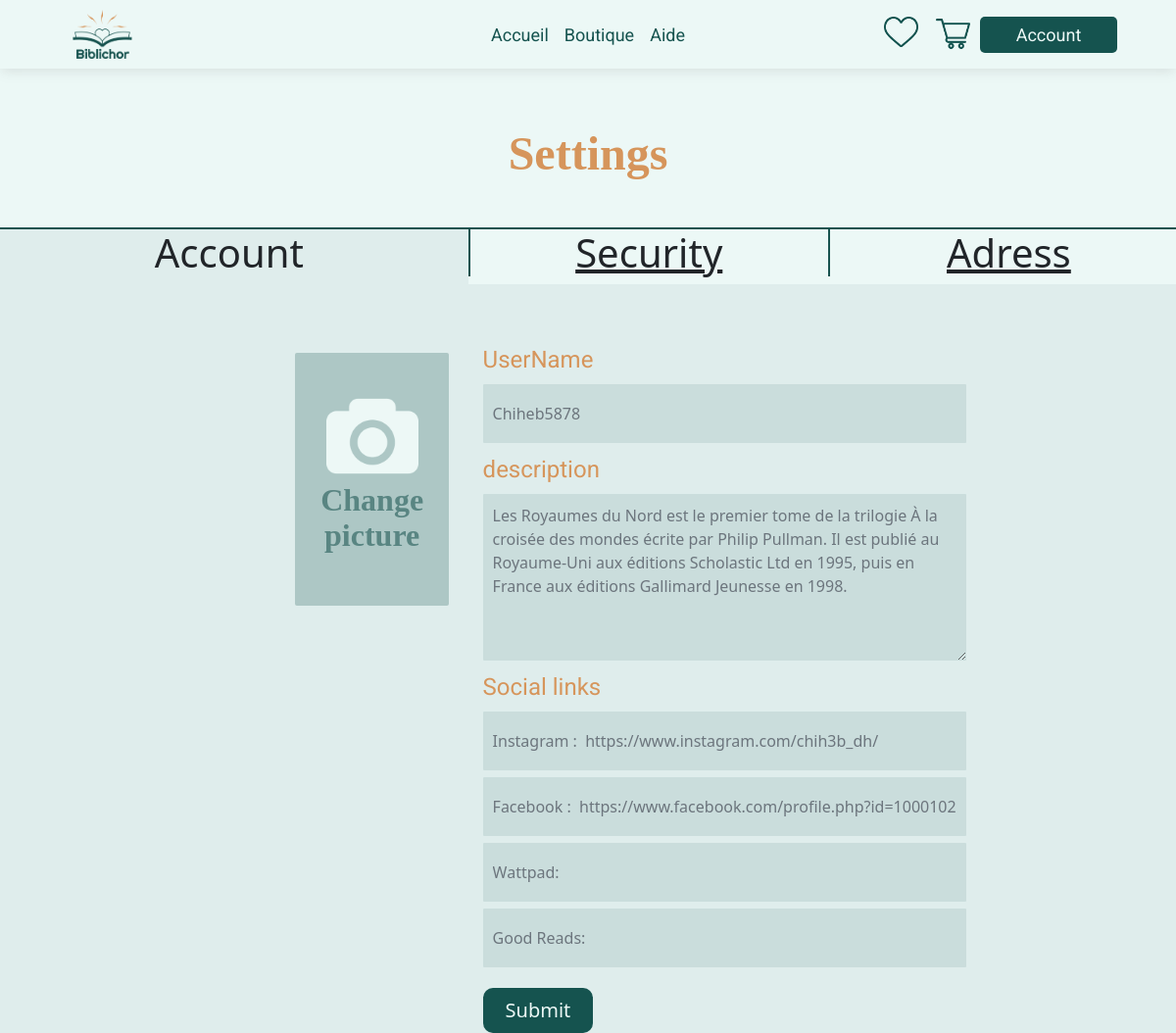
Screenshot of /accounts/edit_profile/account (signed in) with the database file from the repository.
### accounts/models.py (models this page shows, shortened)
class Account (AbstractBaseUser):
	first_name=models.CharField(max_length=50)
	last_name=models.CharField(max_length=50)
	username=models.CharField(max_length=50,unique=True, error_messages={'invalid':"you custom error message"})
	email=models.EmailField(max_length=100,unique=True)
	date_joined=models.DateTimeField(auto_now_add=True)
	last_login=models.DateTimeField(auto_now_add=True)
	is_admin = models.BooleanField(default=False)
	is_staff = models.BooleanField(default=False)
	is_active = models.BooleanField(default=True)
	is_verif=models.BooleanField(default=False)
	is_step1=models.BooleanField(default=False)
	is_step2=models.BooleanField(default=False)
	is_superadmin = models.BooleanField(default=False)
	USERNAME_FIELD='email'
	REQUIRED_FIELDS=['username','first_name','last_name']
	objects=MyAccountManager()

class UserProfile(models.Model):
	user  = models.OneToOneField(Account,on_delete=models.CASCADE)
	address_line_1=models.CharField(max_length=100,blank=False)
	address_line_2=models.CharField(max_length=100)
	profile_picture=models.ImageField(blank=True,upload_to='userprofile',default='userprofile/mainone.jfif')
	vilee=models.CharField(blank=False, max_length=20)
	etat=models.CharField(blank=False, max_length=20)
	codepostal=models.CharField(blank=False, max_length=20)
	phone_number = models.CharField(max_length=50,blank=True)
	description=models.CharField(blank=True,max_length=1500)
	instagram=models.CharField(blank=True,max_length=100)
	facebook=models.CharField(blank=True,max_length=100)
	whattpad=models.CharField(blank=True,max_length=100)
	goodreads=models.CharField(blank=True,max_length=100)
	REQUIRED_FIELDS=['address_line_1','vilee','etat']

### accounts/views.py (the view, shortened to what this page needs)
# urls.py: path('edit_profile/account',views.edit_profile_account,name='edit_profile_account'),
@login_required(login_url='login')
def edit_profile_account ( request):
	x=UserProfile.objects.get(user=request.user)
	y=Account.objects.get(email=request.user.email)
	context={
	'x':x,'y':y
	}
	return render (request ,'accounts/edit_profile_account.html',context)

### carts/context_processors.py (called while the page is built)
def Cart_context (request):
	if request.user.is_authenticated:
		cart_items=CartItem.objects.filter(user=request.user)
		list_code=[]
		for x in cart_items:
			list_code.append(x.book.code_a_barre)
	else:
	    cart_items=False
	    list_code=[]
	return dict(cart_items=cart_items,list_code=list_code)

### templates/accounts/edit_profile_account.html (shortened to what this page needs)
{% load static %}
<!DOCTYPE html>
<html lang="en">
	<head>
    <link rel="stylesheet" href="https://cdn.jsdelivr.net/npm/bootstrap@4.5.3/dist/css/bootstrap.min.css">
  <link href="https://stackpath.bootstrapcdn.com/font-awesome/4.7.0/css/font-awesome.min.css" rel="stylesheet">
		<link
			href="{% static 'assets/vendor/bootstrap/css/bootstrap.min.css' %}"
			rel="stylesheet"
		/>
		<link
			href="{% static 'assets/vendor/bootstrap-icons/bootstrap-icons.css' %}"
			rel="stylesheet"
		/>
		<link href="{% static 'assets/css/listing.css' %}" rel="stylesheet" />
	</head>
	<body style="background:#ECF8F6;">
{% include 'includes/navbar.html' %}
	<div style="text-align:center; margin-top: 5%;">
		<p style="font-family: Garamond;
font-size: 48px;
font-weight: 700;
line-height: 54px;
letter-spacing: 0em;
text-align: center;
color: #D6955B;
"> Settings</p>
	</div>
<div class="row" style="margin-top:4%">
	<div class="col act"  id="claccount">
<h1> Account</h1>
	</div>
	<a href="{% url 'edit_profile_security' %}" style="
    width: 30%;
    padding: 0;
    color: #212529;
">
	<div class="col notact"  id="clsecurity">
		<h1> Security</h1>
			</div>
		</a>
		<a href="{% url 'edit_profile_adress' %}" style="
    width: 30%;
    padding: 0;
    color: #212529;
">
			<div class="col notact"  id="cladress">
				<h1> Adress</h1>
					</div>
				</a>
</div>
		<div  id="edita" class="row" style=" padding-top: 5%;
		background: #dfedec;
	">
	          <form action="{% url 'edit_profile_account' %}" method="POST"  style="display:contents;" enctype="multipart/form-data" >
				<div class="" style="width: 40%;">
					<div class="profile-pic" style="
		width: 40%;
		margin-left: 60%;
	">
						<label class="-label" style="text-align: center;height: 50%;">
							<span class="glyphicon glyphicon-camera"></span>
							<div class="icon">
								<img id="output1" src="{% static 'assets/img/icon/camera.png' %}" style="
		height: 30%;
		width: 60%;
	">
		<p style="font-family: Garamond;
font-size: 32px;
font-weight: 700;
line-height: 36px;
letter-spacing: 0em;
text-align: center;
color: #18534F91;
"> Change picture
		</p>
							</div>
							<span><input id="file" name='picture1' type="file" onchange="loadFile1(event,'1')"></span>
						</label>
					</div>
				</div>
	<div class="col">
		<div class="q1" style="/* display: flex; */">
			<div class="details">
				<h1  class=" titinp">UserName </h1>
			</div>
			<div class="input">
				<input  name="username" type="text" id="text-input" class="form-control" placeholder="{{ y.username }}" style="
		width: 70%;margin-left:0 ;height: 60px;
	">
			</div>
		</div>
		<div class="q1" style="/* display: flex; */">
			<div class="details">
				<h1  class=" titinp">description</h1>
			</div>
			<div class="input">
				<textarea  name="description" type="text" id="text-input" class="form-control descplacehold" placeholder="{{ x.description }}" style="
		width: 70%;margin-left:0 ;height: 170px;
	">
</textarea>
			</div>
		</div>
		<div class="q1" style="/* display: flex; */">
			<div class="details">
				<h1 class=" titinp" style="width: 100%;" >Social links</h1>
			</div>
			<div class="input">
			<input  type="text"  name="instagram" id="text-input" class="form-control" placeholder="Instagram :  {{ x.instagram }}" style="
		width: 70%;margin-left:0 ;height: 60px;		margin-bottom: 1%;
	">
			<input  type="text" name="facebook" id="text-input" class="form-control" placeholder="Facebook :  {{ x.facebook }}" style="
		width: 70%;margin-left:0 ;height: 60px;		margin-bottom: 1%;
	">
				<input  type="text" name="Wattpad" id="text-input" class="form-control" placeholder="Wattpad:  {{ x.whattpad }}" style="
		width: 70%;margin-left:0 ;height: 60px;		margin-bottom: 1%;
	">
						<input  type="text" name="goodreads" id="text-input" class="form-control" placeholder="Good Reads:  {{ x.goodreads }}" style="
		width: 70%;margin-left:0 ;height: 60px;		margin-bottom: 1%;
	">
			</div>
		</div>
	<div style="margin-top: 3%;">
<button  id="btnhome" class="btn btn-light btn-lg" style="
			  background: #15534f;
			  width: 16%;
			  border-radius: 10px;
			  color: #ecf8f6;
			  border: 0;
			 ">
Submit
            </button>
	</div>
	</div>
</form>
			</div>
	</body>
</html>

### templates/includes/navbar.html (shortened to what this page needs)
{% load  static %}
	<nav class="navbar navbar-expand-md " style="background-color:#ECF8F6 ;	padding-left: 5%;
	padding-right: 5%;
	height: 70px;
	box-shadow: 0 4px 12px -2px #80808036;
	z-index: 1;
">
		  <div class="navbar-collapse collapse w-100 order-1 order-md-0 dual-collapse2">
			  <ul class="navbar-nav mr-auto">
				  <li class="nav-item navbar-brand  active">
					  <a  id="navicon" class="nav-link" href="{% url 'Home' %}"><img src="{% static './img/logo/Biblichor.png' %}"  style="height:50px ;"> </a>
				  </li>
			  </ul>
		  </div>
		  <div class="navbar-collapse collapse  order-3 dual-collapse2">
			<ul class="navbar-nav ">
				<li class="nav-item">
					<a class="nav-link padnavbar" href="{% url 'Home' %}">Accueil</a>
				</li>
				<li class="nav-item">
					<a class="nav-link padnavbar" href="{% url 'store' %}">Boutique</a>
				</li>
				<li class="nav-item">
					<a class="nav-link padnavbar" href="{% url 'Help' %}">Aide</a>
				</li>
			</ul>
		</div>
		  <div class="navbar-collapse collapse w-100 order-3 dual-collapse2">
			  <ul  class="navbar-nav ml-auto">
				  <li class="nav-item">
					  <a  class="nav-link  iconnavbar padnavbar" href="{% url 'under' %}"> <img style="height: 35px;" src="{% static './img/icon/wish-list-icon.png' %}"> </a>
				  </li>
				  <li class="nav-item">
				  	{% if user.id is None %}
				  	<a class="nav-link  iconnavbar padnavbar" href="{%  url 'login' %}" ><img style="height: 35px;" src="{% static './img/icon/shopping-cart.png' %}"></a>
				  {% else %}
					<a data-bs-toggle="modal" data-bs-target="#staticBackdrop" class="nav-link  iconnavbar padnavbar" href="" ><img style="height: 35px;" src="{% static './img/icon/shopping-cart.png' %}"></a>
						{% endif %}
				</li>
					{% if user.id is  None %}
					  <li class="nav-item">
					<a class="nav-link" href="{% url 'login' %}" id="acbtn"  style="
					text-align: -webkit-center;
					color: #ECF8F6;
					background: #15534f;
					border-radius: 5px;
				">
			Se Connecter</a>
			{% else %}
			<div class="dropdown">
            <a  class="getstarted scrollto nav-link"  id="acbtn" style="
					text-align: -webkit-center;
					color: #ECF8F6;
					background: #15534f;
					border-radius: 5px;
				"> Account</a>
        </div>
			{% endif %}
			  </ul>
		  </div>
	  </nav>

### Biblichor/static/assets/css/listing.css (style rules this page uses)
.profile-pic { color: transparent; transition: all 0.3s ease; display: flex; justify-content: center; align-items: center; position: relative; transition: all 0.3s ease; margin: 10px; width: 100%; }
.profile-pic .-label { cursor: pointer; height: 250px; width: 80%; }
.profile-pic .-label { display: hoverflex; justify-content: center; align-items: center; background-color: #18534F40; z-index: 10000; color: #fafafa; border-radius: 2px; margin-bottom: 0; }
.profile-pic span { display: inline-flex; padding: 0.2em; height: 2em; }
.profile-pic .icon { margin-top: 0; }
.q1 .input #text-input { border: none !important; color: #18534fc1; background-color: #18534F1A; border-radius: 1px; width: 100%; padding: 10px; margin-left: 35px; }
.dropdown { position: absolute; display: inline-block; }
.q1 .input { margin-bottom:10px; color: #18534F90; }

### templates/accounts/edit_profile_account.html (style rules this page uses)
*, *:before, *:after { -webkit-box-sizing: border-box; -moz-box-sizing: border-box; box-sizing: border-box; margin: 0; padding: 0; }
.titinp { font-family: Roboto; font-size: 24px; font-weight: 400; line-height: 34px; letter-spacing: 0em; text-align: left; height: 34px; width: 119px; left: 404px; top: 382px; border-radius: nullpx; color:#D6955B; }
.act { text-align: center; background: #dfedec; border-top: 2px solid #18534F; border-left:2px solid #18534F ; }
.notact { border-top: 2px solid #18534F; border-left:2px solid #18534F ; text-align: center; background: #ECF8F6 ; }

### templates/includes/navbar.html (style rules this page uses)
.nav-link { color: #15534f; font-family:Roboto; font-size: 18px; line-height: 21px; font-weight: 400; }
.dropdown { position: relative; display: inline-block; }
#acbtn { width: 140px; }
.iconnavbar { margin-right: 2px; padding: 0; }

### rows the page displays
Account: username "Chiheb5878"
UserProfile: description "Les Royaumes du Nord est le premier tome de la trilogie À la croisée des mondes écrite par Philip Pullman. Il est publié au Royaume-Uni aux éditions Scholastic Ltd en 1995, puis en France aux éditions Gallimard Jeunesse en 1998.", instagram "Instagram : https://www.instagram.com/chih3b_dh/", facebook "Facebook : https://www.facebook.com/profile.php?id=100010214551414"
